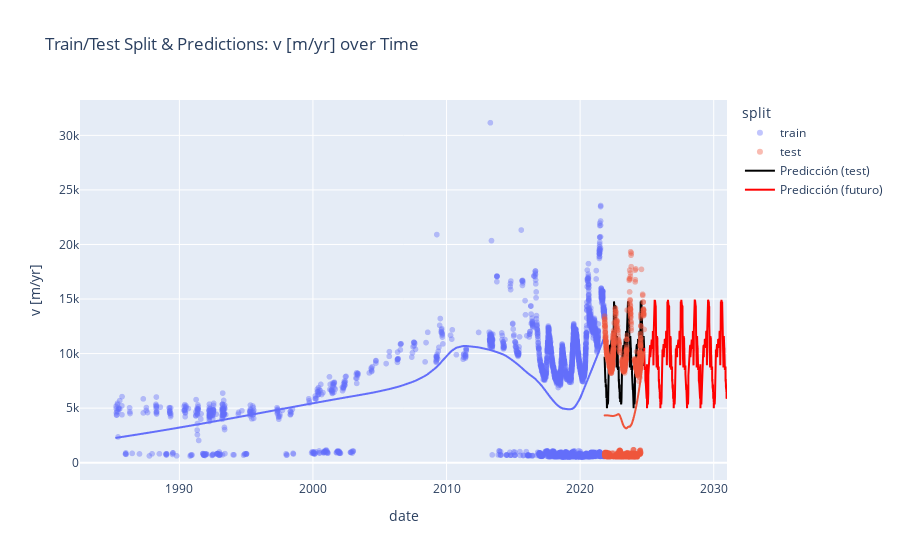

Notebook code cell kept with this figure:
### Code cell
# Plot predictions

# Crear DataFrame para las predicciones
pred_df = pd.DataFrame({
    'date': X_test,
    'v_pred [m/yr]': y_pred
})

# Graficar puntos reales y predicciones
fig = px.scatter(
    plot_df,
    x='date',
    y='v [m/yr]',
    color='split',
    title='Train/Test Split & Predictions: v [m/yr] over Time',
    opacity=0.4,
    trendline='lowess',
)

# Agregar las predicciones como línea
fig.add_scatter(
    x=pred_df['date'],
    y=pred_df['v_pred [m/yr]'],
    mode='lines',
    name='Predicción (test)',
    line=dict(color='black', width=2),
)

# Agregar las predicciones futuras
fig.add_scatter(
    x=future_dates['mid_date'],
    y=future_predictions,
    mode='lines',
    name='Predicción (futuro)',
    line=dict(color='red', width=2),
)

fig.show()

### Figure 1 — Plotly figure (JSON) as saved in the notebook; plotly's stock layout.template omitted (floating-point values rounded to 4 significant figures; data arrays with more than 128 entries replaced by an {"elided": "..."} marker saying what was removed)
{"data": [{"hovertemplate": "split=train<br>date=%{x}<br>v [m/yr]=%{y}<extra></extra>", "legendgroup": "train", "marker": {"color": "#636efa", "opacity": 0.4, "symbol": "circle"}, "mode": "markers", "name": "train", "showlegend": true, "type": "scattergl", "x": {"elided": "4461 str values"}, "xaxis": "x", "y": {"elided": "4461 int values"}, "yaxis": "y"}, {"hovertemplate": "<b>LOWESS trendline</b><br><br>split=train<br>date=%{x}<br>v [m/yr]=%{y} <b>(trend)</b><extra></extra>", "legendgroup": "train", "marker": {"color": "#636efa", "symbol": "circle"}, "mode": "lines", "name": "train", "showlegend": false, "type": "scattergl", "x": {"elided": "4461 str values"}, "xaxis": "x", "y": {"elided": "4461 float values"}, "yaxis": "y"}, {"hovertemplate": "split=test<br>date=%{x}<br>v [m/yr]=%{y}<extra></extra>", "legendgroup": "test", "marker": {"color": "#EF553B", "opacity": 0.4, "symbol": "circle"}, "mode": "markers", "name": "test", "showlegend": true, "type": "scattergl", "x": {"elided": "2299 str values"}, "xaxis": "x", "y": {"elided": "2299 int values"}, "yaxis": "y"}, {"hovertemplate": "<b>LOWESS trendline</b><br><br>split=test<br>date=%{x}<br>v [m/yr]=%{y} <b>(trend)</b><extra></extra>", "legendgroup": "test", "marker": {"color": "#EF553B", "symbol": "circle"}, "mode": "lines", "name": "test", "showlegend": false, "type": "scattergl", "x": {"elided": "2299 str values"}, "xaxis": "x", "y": {"elided": "2299 float values"}, "yaxis": "y"}, {"line": {"color": "black", "width": 2}, "mode": "lines", "name": "Predicción (test)", "type": "scatter", "x": {"elided": "2299 str values"}, "y": {"elided": "2299 float values"}}, {"line": {"color": "red", "width": 2}, "mode": "lines", "name": "Predicción (futuro)", "type": "scatter", "x": {"elided": "2265 str values"}, "y": {"elided": "2265 float values"}}], "layout": {"legend": {"title": {"text": "split"}, "tracegroupgap": 0}, "title": {"text": "Train/Test Split & Predictions: v [m/yr] over Time"}, "xaxis": {"anchor": "y", "domain": [0, 1], "title": {"text": "date"}}, "yaxis": {"anchor": "x", "domain": [0, 1], "title": {"text": "v [m/yr]"}}}}
